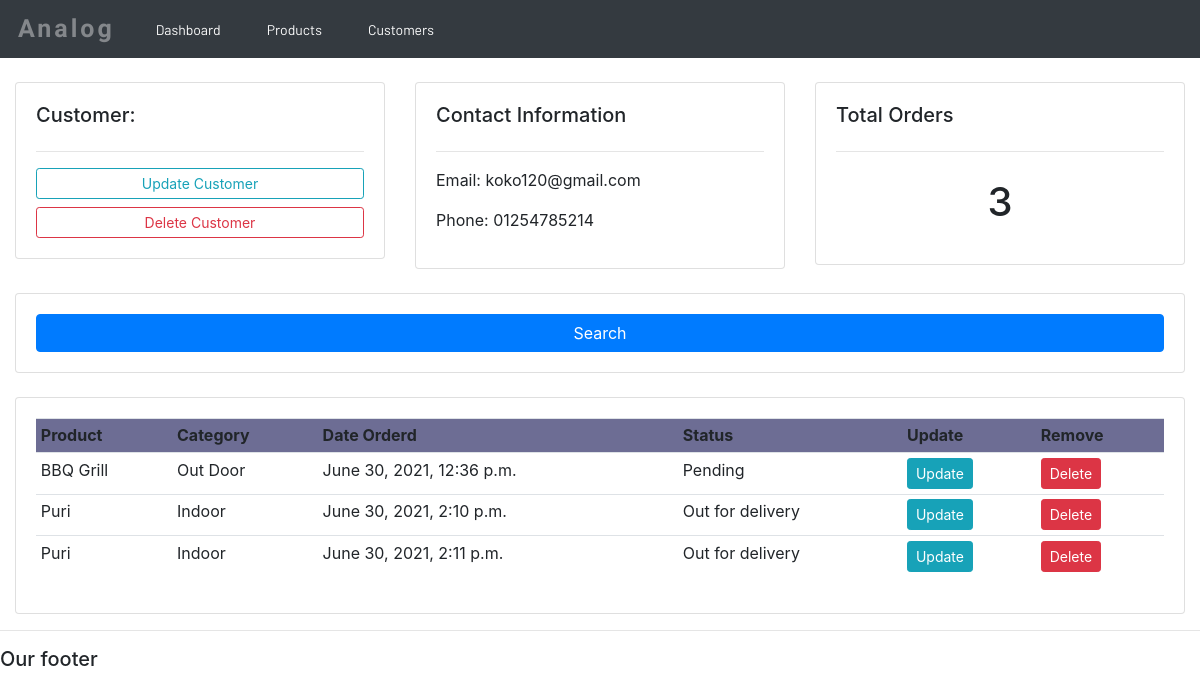
The page /customers/5/ on the database its author committed.
### analog/models.py (models this page shows, shortened)
class Customer(models.Model):
    name = models.CharField(max_length=200, null=True)
    phone = models.CharField(max_length=11, null=True)
    email = models.CharField(max_length=50, null=True)
    date_created = models.DateTimeField(auto_now_add=True)

class Order(models.Model):
    STATUS = (
        ('Pending', 'Pending'),
        ('Out for delivery', 'Out for delivery'),
        ('Delivered', 'Delivered'),
    )
    customer = models.ForeignKey(Customer, null=True, on_delete=models.SET_NULL)
    product = models.ForeignKey(Product, null=True, on_delete=models.SET_NULL)
    date_creates = models.DateTimeField(auto_now_add=True)
    status = models.CharField(max_length=200, null=True, choices=STATUS)

class Product(models.Model):
    CATAGORY = (
        ('Indoor', 'Indoor'),
        ('Out Door', 'Out Door'),
    )
    name = models.CharField(max_length=200, null=True)
    price = models.FloatField(null=True)
    catagory = models.CharField(max_length=200, null=True, choices=CATAGORY)
    description = models.CharField(max_length=200, null=True, blank=True)
    date_creates = models.DateTimeField(auto_now_add=True)
    tags = models.ManyToManyField(Tag)
    def __str__(self):
        return self.name

### analog/views.py (the view)
# urls.py: path('customers/<str:pk>/',views.customers,name='customer'),
def customers(request, pk):
    customer = Customer.objects.get(id=pk)
    order = customer.order_set.all()
    o_length = order.count()
    context = {
        'customer': customer,
        'order': order,
        'len': o_length
    }
    return render(request, 'analog/customer.html', context)

### templates/analog/customer.html
{%  extends 'analog/main.html' %}
{% block content %}
	<br>
<div class="row">
	<div class="col-md">
		<div class="card card-body">
			<h5>Customer:</h5>
			<hr>
			<a class="btn btn-outline-info  btn-sm btn-block" href="">Update Customer</a>
			<a class="btn btn-outline-danger  btn-sm btn-block" href="">Delete Customer</a>
		</div>
	</div>
	<div class="col-md">
		<div class="card card-body">
			<h5>Contact Information</h5>
			<hr>
            <p>Email: {{ customer.email }}</p>
            <p>Phone: {{ customer.phone }}</p>
		</div>
	</div>
	<div class="col-md">
		<div class="card card-body">
			<h5>Total Orders</h5>
			<hr>
			<h1 style="text-align: center;padding: 10px">{{ len }}</h1>
		</div>
	</div>
</div>
<br>
<div class="row">
	<div class="col">
		<div class="card card-body">
			<form method="get">
		    <button class="btn btn-primary" type="submit">Search</button>
		  </form>
		</div>
	</div>
</div>
<br>
<div class="row">
	<div class="col-md">
		<div class="card card-body">
			<table class="table table-sm">
				<tr>
					<th>Product</th>
					<th>Category</th>
					<th>Date Orderd</th>
					<th>Status</th>
					<th>Update</th>
					<th>Remove</th>
				</tr>
				{% for i in order %}
				<tr>
					<td>{{ i.product }}</td>
					<td>{{ i.product.catagory }}</td>
					<td>{{ i.date_creates }}</td>
					<td>{{ i.status }}</td>
					<td><a href="{% url 'update_order' i.id %}" class="btn btn-sm btn-info">Update</a></td>
					<td><a href="{% url 'delete_order' i.id %}" class="btn btn-sm btn-danger">Delete</a></td>
				</tr>
				{% endfor %}
			</table>
		</div>
	</div>
</div>
{% endblock %}

### static/css/order_page.css (style rules this page uses)
* { padding: 0; margin:0; box-sizing: border-box; }
form { display: flex; flex-direction: column; }

### static/css/main.css (style rules this page uses)
table { border-radius: 3px; }
tr:nth-child(1) { background-color: #6d6d94; }

### rows shown on the page
Customer: email "koko120@gmail.com", phone "01254785214"
Order: product "BBQ Grill", product.catagory "Out Door", date_creates "June 30, 2021, 12:36 p.m.", status "Pending"
Order: product "Puri", product.catagory "Indoor", date_creates "June 30, 2021, 2:10 p.m.", status "Out for delivery"
Order: product "Puri", product.catagory "Indoor", date_creates "June 30, 2021, 2:11 p.m.", status "Out for delivery"

### other values the page prints
{{ len }} "3"
